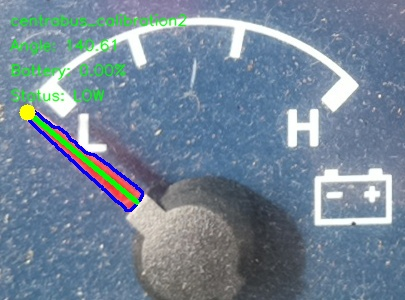
#> input picture sources/camera/09_battery_validation/centrabus_calibration2_battery.jpg, 405 x 300 px
$ python -i gauge_readers_before_strict_pressure_20261006_175347.py   (imports and definitions only)
#> lines starting #> are read from the running program, lines starting #| are printed output that depends on the picture; after the words box and inside, x2 and y2 are one past the last pixel; in counts of white or black regions, pixels touching at a corner belong together
#> further down, picture is the input picture: shape (300, 405, 3); mean B, G, R 151, 134, 115.4
#!/usr/bin/env python3

import cv2
import numpy as np
import math


# ============================================================
# COMMON LINEAR GAUGE CALIBRATION
# BATTERY / COOLANT / FUEL / OIL
# ============================================================

ANGLE_LOW = 135.0
ANGLE_HIGH = 40.0


# ============================================================
# PRESSURE GAUGE CALIBRATION
# FRONT / REAR
# ============================================================

PRESSURE_CALIBRATION = [
    (137.3, 0.0),
    (110.0, 5.0),
    (75.0, 10.0),
    (43.8, 15.0),
]


# ============================================================
# CALIBRATION0 REFERENCE GEOMETRY
#
# These are reference values for testing.
# Final live-camera geometry will be calibrated after
# the camera is permanently mounted.
# ============================================================

FRONT_CONFIG = {
    "pivot_x": 190,
    "pivot_y": 225,
    "min_radius": 10,
    "max_radius": 165,
    "corridor_width": 18,
    "min_component_area": 50,
}

REAR_CONFIG = {
    "pivot_x": 190,
    "pivot_y": 225,
    "min_radius": 10,
    "max_radius": 160,
    "corridor_width": 18,
    "min_component_area": 50,
}

OIL_PIVOT = (205, 215)
OIL_RADIUS_MIN = 10
OIL_RADIUS_MAX = 180


# ============================================================
# BASIC CHECK
# ============================================================

def _check_image(image):

    if image is None:
        raise ValueError("Gauge image is None.")

    if not isinstance(image, np.ndarray):
        raise TypeError(
            "Gauge image must be a NumPy/OpenCV image."
        )

    if image.ndim != 3:
        raise ValueError(
            "Gauge image must be a BGR color image."
        )


# ============================================================
# ANGLE -> PERCENT
# ============================================================

# [544 lines left out: functions _angle_to_percent, _create_simple_red_mask, _select_elongated_component, _fit_simple_needle, _read_simple_linear_gauge, read_battery and 3 more, not called in this run]


# ============================================================
# PRESSURE ANGLE -> PRESSURE
# ============================================================

def _angle_to_pressure(angle):

    calibration = PRESSURE_CALIBRATION

    if angle <= calibration[-1][0]:

        return calibration[-1][1]

    if angle >= calibration[0][0]:

        return calibration[0][1]

    for i in range(
        len(calibration) - 1
    ):

        angle1, pressure1 = (
            calibration[i]
        )

        angle2, pressure2 = (
            calibration[i + 1]
        )

        if angle1 >= angle >= angle2:

            ratio = (
                (angle1 - angle)
                /
                (angle1 - angle2)
            )

            pressure = (
                pressure1
                +
                ratio
                *
                (
                    pressure2
                    -
                    pressure1
                )
            )

            return pressure

    return 0.0


# ============================================================
# PRESSURE RED MASK
# ============================================================

def _create_pressure_red_mask(image):

    hsv = cv2.cvtColor(
        image,
        cv2.COLOR_BGR2HSV
    )
#> hsv: shape (300, 405, 3); mean H, S, V 96.8, 71.5, 156.9

    lower1 = np.array(
        [0, 100, 100],
        dtype=np.uint8
    )

    upper1 = np.array(
        [7, 255, 255],
        dtype=np.uint8
    )

    lower2 = np.array(
        [173, 100, 100],
        dtype=np.uint8
    )

    upper2 = np.array(
        [179, 255, 255],
        dtype=np.uint8
    )

    mask1 = cv2.inRange(
        hsv,
        lower1,
        upper1
    )
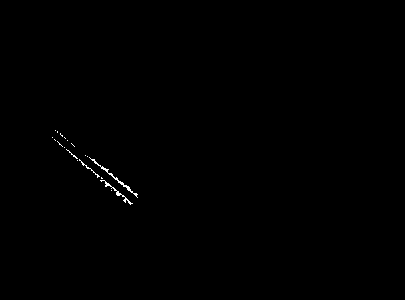
#> mask1: shape (300, 405); 0.25% white in thin lines or dots, all inside (x1, y1, x2, y2) = (52, 130, 138, 205)

    mask2 = cv2.inRange(
        hsv,
        lower2,
        upper2
    )
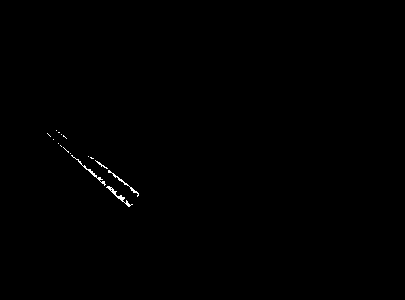
#> mask2: shape (300, 405); 0.25% white in thin lines or dots, all inside (x1, y1, x2, y2) = (47, 130, 139, 207)

    mask = cv2.bitwise_or(
        mask1,
        mask2
    )
#> mask: shape (300, 405); 0.5% white; 9 white regions (7 under 20 px), largest, box (x1, y1, x2, y2) and area: (57, 141, 133, 207) 341, (87, 156, 139, 198) 229

    kernel = np.ones(
        (3, 3),
        np.uint8
    )

    mask = cv2.morphologyEx(
        mask,
        cv2.MORPH_OPEN,
        kernel,
        iterations=1
    )
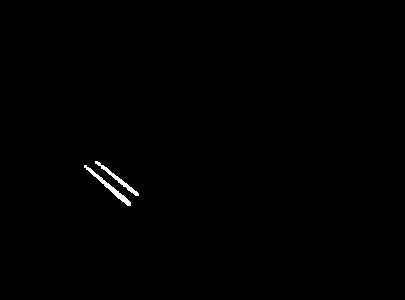
#> mask: shape (300, 405); 0.39% white; 2 white regions, box (x1, y1, x2, y2) and area: (84, 165, 131, 206) 264, (95, 161, 139, 196) 205

    mask = cv2.morphologyEx(
        mask,
        cv2.MORPH_CLOSE,
        kernel,
        iterations=1
    )

    return mask


# ============================================================
# PRESSURE GAUGE READER
#
# Shared by FRONT and REAR
# ============================================================

def _read_pressure_gauge(
    image,
    gauge_name,
    config
):

    _check_image(image)

    pivot_x = config["pivot_x"]
    pivot_y = config["pivot_y"]

    min_radius = config["min_radius"]
    max_radius = config["max_radius"]

    corridor_width = (
        config["corridor_width"]
    )

    min_component_area = (
        config["min_component_area"]
    )

    pivot = np.array(
        [
            pivot_x,
            pivot_y
        ],
        dtype=np.float32
    )

    red_mask = (
        _create_pressure_red_mask(
            image
        )
    )

    count, labels, stats, _ = (
        cv2.connectedComponentsWithStats(
            red_mask,
            connectivity=8
        )
    )
#> labels: shape (300, 405) int32; 3 distinct labels, from 0 to 2
#> count = 3; stats = [[0, 0, 405, 300, 121031], [95, 161, 44, 35, 205], [84, 165, 47, 41, 264]]

    candidates = []

    for i in range(1, count):

        area = stats[
            i,
            cv2.CC_STAT_AREA
        ]

        if area < min_component_area:

            continue

        ys, xs = np.where(
            labels == i
        )

        points = np.column_stack(
            [
                xs,
                ys
            ]
        ).astype(
            np.float32
        )

        distances = np.linalg.norm(
            points - pivot,
            axis=1
        )

        nearest_distance = float(
            np.min(distances)
        )

        candidates.append(
            (
                nearest_distance,
                -area,
                i,
                points
            )
        )
#> this loop made 2 passes
#> (area, nearest_distance) on passes 1 to 2: (205, 60.03), (264, 63.25)
#> after the loop, candidates = 2 items

    if not candidates:

        raise RuntimeError(
            f"Could not find a red component "
            f"near the {gauge_name} gauge pivot."
        )

    candidates.sort(
        key=lambda item: (
            item[0],
            item[1]
        )
    )

    seed_points = candidates[0][3]
#> seed_points = 205 pairs, first value 95 to 138, second value 161 to 195

    line = cv2.fitLine(
        seed_points,
        cv2.DIST_L2,
        0,
        0.01,
        0.01
    )
#> line = [0.781, 0.624, 117.6, 178.8]

    vx, vy, x0, y0 = (
        line.flatten()
    )
#> vx = 0.781; vy = 0.624; x0 = 117.6; y0 = 178.8

    vx = float(vx)
    vy = float(vy)
    x0 = float(x0)
    y0 = float(y0)

    seed_center = np.mean(
        seed_points,
        axis=0
    )
#> seed_center = [117.6, 178.8]

    outward = (
        seed_center
        -
        pivot
    )
#> outward = [-72.42, -46.23]

    dot = (
        vx * outward[0]
        +
        vy * outward[1]
    )
#> dot = -85.44

    if dot < 0:

        vx = -vx
#> vx = -0.781
        vy = -vy
#> vy = -0.624

    height, width = red_mask.shape
#> height = 300; width = 405

    yy, xx = np.indices(
        (
            height,
            width
        )
    )

    line_distance = np.abs(
        (xx - x0) * vy
        -
        (yy - y0) * vx
    )
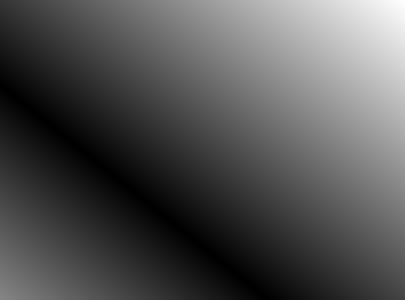
#> line_distance: shape (300, 405) float64; min 0.0262, max 318.5, mean 102.3; drawn with min black and max white

    projection = (
        (xx - pivot_x) * vx
        +
        (yy - pivot_y) * vy
    )
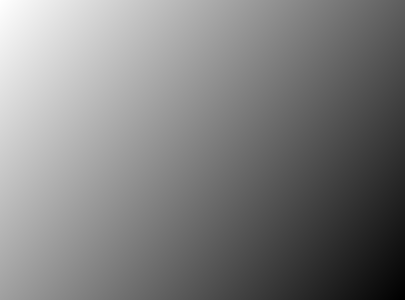
#> projection: shape (300, 405) float64; min -213.4, max 288.9, mean 37.8; drawn with min black and max white

    radius = np.sqrt(
        (xx - pivot_x) ** 2
        +
        (yy - pivot_y) ** 2
    )

    corridor = (
        (line_distance <= corridor_width)
        &
        (projection >= min_radius)
        &
        (projection <= max_radius)
        &
        (radius >= min_radius)
        &
        (radius <= max_radius)
    )
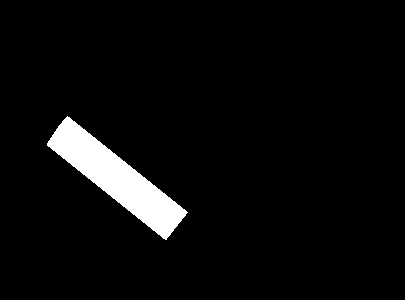
#> corridor: shape (300, 405) bool; 4.6% white; 1 white region, box (x1, y1, x2, y2) and area: (47, 116, 188, 240) 5545

    corridor_mask = (
        corridor.astype(
            np.uint8
        )
        *
        255
    )

    body_mask = cv2.bitwise_and(
        red_mask,
        corridor_mask
    )

    body_kernel = np.ones(
        (5, 5),
        np.uint8
    )

    body_mask = cv2.morphologyEx(
        body_mask,
        cv2.MORPH_CLOSE,
        body_kernel,
        iterations=2
    )
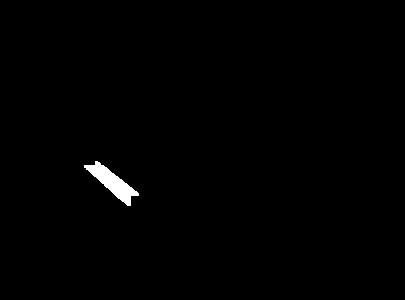
#> body_mask: shape (300, 405); 0.7% white; 1 white region, box (x1, y1, x2, y2) and area: (84, 161, 139, 206) 851

    count, labels, stats, _ = (
        cv2.connectedComponentsWithStats(
            body_mask,
            connectivity=8
        )
    )
#> count = 2; stats = [[0, 0, 405, 300, 120649], [84, 161, 55, 45, 851]]

    clean_mask = np.zeros_like(
        body_mask
    )

    for i in range(1, count):

        area = stats[
            i,
            cv2.CC_STAT_AREA
        ]

        if area >= 10:

            clean_mask[
                labels == i
            ] = 255
#> this loop made 1 pass
#> area on pass 1: 851

    ys, xs = np.where(
        clean_mask > 0
    )
#> ys = 851 values from 161 to 205; xs = 851 values, max 138 at index 707, min 84 at index 20, mean 112.1

    if len(xs) == 0:

        raise RuntimeError(
            f"No {gauge_name} needle pixels found."
        )

    points = np.column_stack(
        [
            xs,
            ys
        ]
    ).astype(
        np.float32
    )
#> points = 851 pairs, first value 84 to 138, second value 161 to 205

    line = cv2.fitLine(
        points,
        cv2.DIST_L2,
        0,
        0.01,
        0.01
    )
#> line = [0.776, 0.631, 112.1, 182.2]

    vx, vy, x0, y0 = (
        line.flatten()
    )
#> vx = 0.776; vy = 0.631; x0 = 112.1; y0 = 182.2

    vx = float(vx)
    vy = float(vy)
    x0 = float(x0)
    y0 = float(y0)

    center = np.mean(
        points,
        axis=0
    )
#> center = [112.1, 182.2]

    outward = (
        center
        -
        pivot
    )
#> outward = [-77.91, -42.83]

    dot = (
        vx * outward[0]
        +
        vy * outward[1]
    )
#> dot = -87.48

    if dot < 0:

        vx = -vx
#> vx = -0.776
        vy = -vy
#> vy = -0.631

    angle = math.degrees(
        math.atan2(
            -vy,
            vx
        )
    )
#> angle = 140.9

    if angle < 0:

        angle += 360

    if angle > 180:

        angle -= 180

    pressure = _angle_to_pressure(
        angle
    )
#> pressure = 0

    line_projection = (
        (points[:, 0] - x0) * vx
        +
        (points[:, 1] - y0) * vy
    )
#> line_projection = 851 values, max 32.63 at index 20, min -28.3 at index 850, mean 7.46e-06

    minimum = line_projection.min()
#> minimum = -28.3
    maximum = line_projection.max()
#> maximum = 32.63

    base = (
        int(
            round(
                x0
                +
                minimum * vx
            )
        ),
        int(
            round(
                y0
                +
                minimum * vy
            )
        )
    )
#> base = (134, 200)

    tip = (
        int(
            round(
                x0
                +
                maximum * vx
            )
        ),
        int(
            round(
                y0
                +
                maximum * vy
            )
        )
    )
#> tip = (87, 162)

    return {
        "gauge": gauge_name,
        "angle": angle,
        "pressure": pressure,
        "unit": "kg/cm2",
        "base": base,
        "tip": tip,
        "needle_mask": clean_mask,
        "config": dict(config),
    }


# ============================================================
# FRONT
# ============================================================

def read_front(
    image,
    config=None
):

    if config is None:

        config = FRONT_CONFIG

    return _read_pressure_gauge(
        image,
        gauge_name="front",
        config=config
    )


# ============================================================
# REAR
# ============================================================

# [14 lines left out: function read_rear, not called in this run]

>>> import cv2
>>> picture = cv2.imread('../09_battery_validation/centrabus_calibration2_battery.jpg')
>>> result = read_front(picture)
#> result = 8 items

$ run again, on sources/camera/09_battery_validation/centrabus_calibration5_battery.jpg
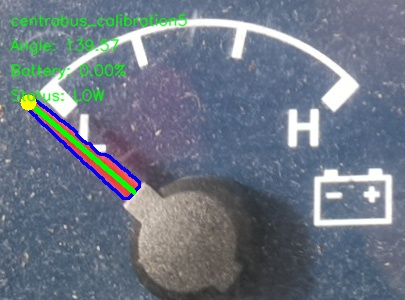
#> input picture sources/camera/09_battery_validation/centrabus_calibration5_battery.jpg, 405 x 300 px
#> picture is the input picture: shape (300, 405, 3); mean B, G, R 131.7, 118.9, 108.5
#> hsv: shape (300, 405, 3); mean H, S, V 97.5, 60.8, 138.2
#> in _create_pressure_red_mask, `mask1 = cv2.inRange( hsv, lower1, upper1 )`:
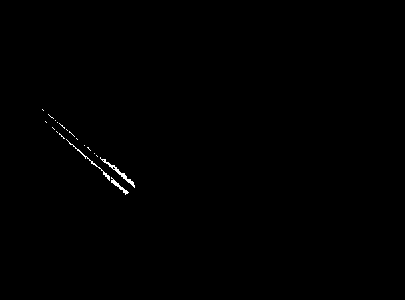
#> mask1: shape (300, 405); 0.29% white in thin lines or dots, all inside (x1, y1, x2, y2) = (42, 109, 135, 195)
#> mask2: shape (300, 405); 0.17% white in thin lines or dots, all inside (x1, y1, x2, y2) = (43, 111, 137, 195)
#> in _read_pressure_gauge, `count, labels, stats, _ = ( cv2.connectedComponentsWithStats( red_mask..`: count = 5; stats = [[0, 0, 405, 300, 121120], [84, 156, 5, 5, 19], [101, 157, 35, 29, 179], [90, 161, 5, 5, 17], [97, 167, 32, 28, 165]]
#> the loop in _read_pressure_gauge, `for i in range(1, count): ` made 4 passes
#> (area, nearest_distance) on passes 2, 4: (179, 68.01), (165, 69.32)
#> after the loop in _read_pressure_gauge, `for i in range(1, count):`: candidates = 2 items
#> seed_points = 179 pairs, first value 101 to 135, second value 157 to 185
#> in _read_pressure_gauge, `line = cv2.fitLine( seed_points, cv2.DIST_L2, 0, 0.01, 0.01 )`: line = [0.769, 0.639, 118.3, 171.1]
#> in _read_pressure_gauge, `vx, vy, x0, y0 = ( line.flatten() )`: vx = 0.769; vy = 0.639; x0 = 118.3; y0 = 171.1
#> seed_center = [118.3, 171.1]
#> in _read_pressure_gauge, `outward = ( seed_center - pivot )`: outward = [-71.7, -53.9]
#> in _read_pressure_gauge, `dot = ( vx * outward[0] + vy * outward[1] )`: dot = -89.59
#> in _read_pressure_gauge, `vx = -vx`: vx = -0.769
#> in _read_pressure_gauge, `vy = -vy`: vy = -0.639
#> corridor: shape (300, 405) bool; 4.6% white; 1 white region, box (x1, y1, x2, y2) and area: (51, 110, 191, 236) 5566
#> in _read_pressure_gauge, `body_mask = cv2.morphologyEx( body_mask, cv2.MORPH_CLOSE, body_kernel,..`:
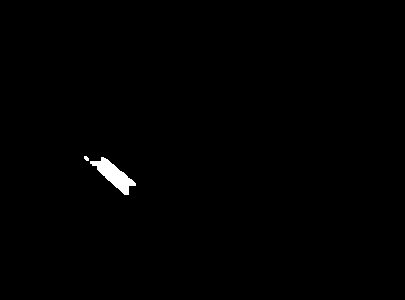
#> body_mask: shape (300, 405); 0.57% white; 2 white regions (1 under 20 px), largest, box (x1, y1, x2, y2) and area: (90, 157, 136, 195) 674
#> in _read_pressure_gauge, `count, labels, stats, _ = ( cv2.connectedComponentsWithStats( body_mas..`: count = 3; stats = [[0, 0, 405, 300, 120807], [84, 156, 5, 5, 19], [90, 157, 46, 38, 674]]
#> the loop in _read_pressure_gauge, `for i in range(1, count): ` made 2 passes
#> area on pass 2: 674
#> ys = 693 values from 156 to 194; xs = 693 values, max 135 at index 564, min 84 at index 0, mean 112.9
#> points = 693 pairs, first value 84 to 135, second value 156 to 194
#> in _read_pressure_gauge, `line = cv2.fitLine( points, cv2.DIST_L2, 0, 0.01, 0.01 )`: line = [0.783, 0.622, 112.9, 174.3]
#> in _read_pressure_gauge, `vx, vy, x0, y0 = ( line.flatten() )`: vx = 0.783; vy = 0.622; x0 = 112.9; y0 = 174.3
#> center = [112.9, 174.3]
#> in _read_pressure_gauge, `outward = ( center - pivot )`: outward = [-77.08, -50.67]
#> in _read_pressure_gauge, `dot = ( vx * outward[0] + vy * outward[1] )`: dot = -91.87
#> in _read_pressure_gauge, `vx = -vx`: vx = -0.783
#> in _read_pressure_gauge, `vy = -vy`: vy = -0.622
#> angle = 141.5
#> pressure = 0
#> line_projection = 693 values, max 34.04 at index 0, min -24.04 at index 692, mean -2.82e-06
#> minimum = -24.04
#> maximum = 34.04
#> base = (132, 189)
#> tip = (86, 153)
#> result = 8 items
